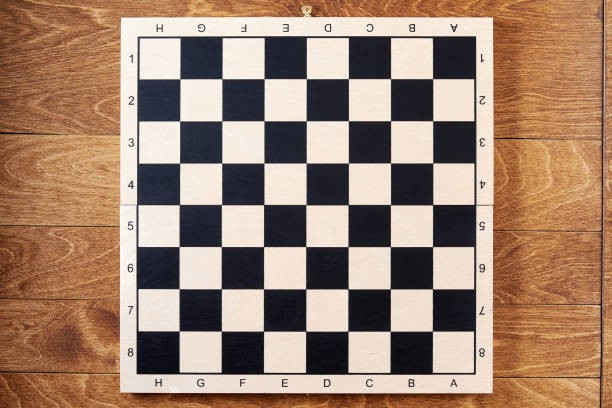
#> input picture img/origin.jpg, 612 x 408 px, found by its file name
$ python main.py
#> lines starting #> are read from the running program, lines starting #| are printed output that depends on the picture; after the words box and inside, x2 and y2 are one past the last pixel; in counts of white or black regions, pixels touching at a corner belong together; long printed decimals are rounded
import numpy as np
import cv2 as cv
from matplotlib import pyplot as plt

# Order the contours to certain order (tl, tr, br, bl)
def order_corners(pts):
    rect = np.zeros((4, 2), dtype="float32")
    s = pts.sum(axis=1)
    diff = np.diff(pts, axis=1)
    rect[0] = pts[np.argmin(s)]     # top-left
    rect[2] = pts[np.argmax(s)]     # bottom-right
    rect[1] = pts[np.argmin(diff)]  # top-right
    rect[3] = pts[np.argmax(diff)]  # bottom-left
    return rect

# Settings for image detection
# Grayscale to detect lines and blur to filter noise
def preprocess_image(board_img):
#> called with board_img = 'img/origin.jpg'
    img = cv.imread(board_img)
#> img is the input picture: shape (408, 612, 3); mean B, G, R 111.3, 130.6, 159.6
    img = cv.resize(img, (800, int(img.shape[0] * 800 / img.shape[1])))
#> img: shape (533, 800, 3)
    gray_img = cv.cvtColor(img, cv.COLOR_BGR2GRAY)
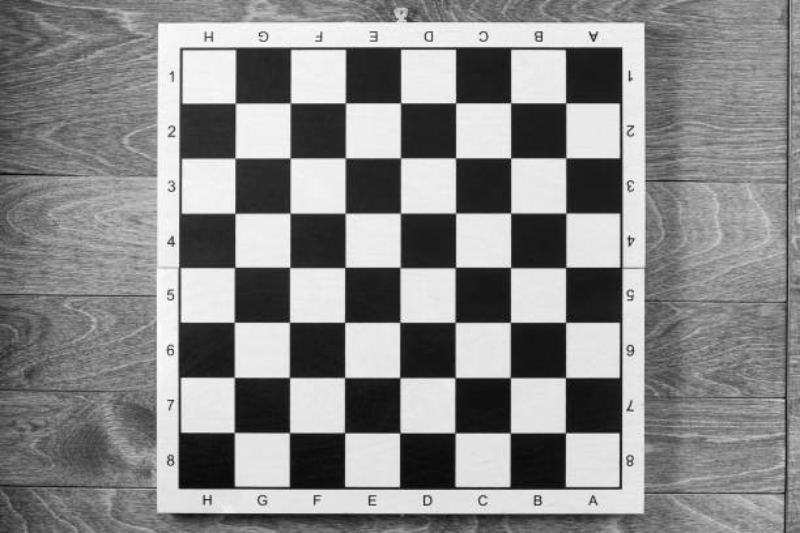
#> gray_img: shape (533, 800); min 5, max 252, mean 137
    blur = cv.GaussianBlur(gray_img, (5,5), 0)
    edges = cv.Canny(blur, 50, 150)
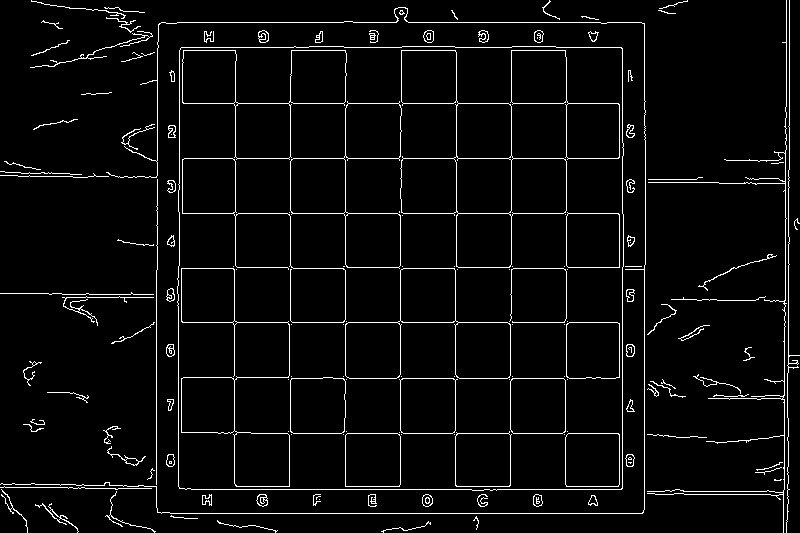
#> edges: shape (533, 800); 4.2% white in thin lines or dots

    # Optional preview
    resized_image = cv.resize(edges, (600,600))
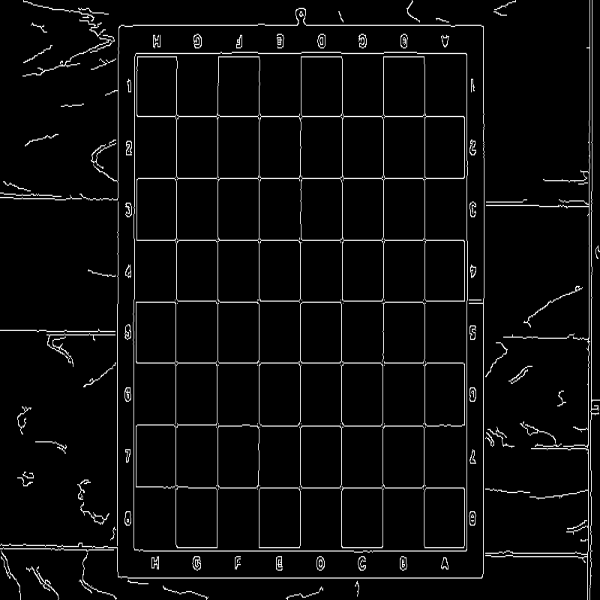
#> resized_image: shape (600, 600); min 0, max 255, mean 10.7
    cv.imshow("Detected Chessboard (Edges)", resized_image)

    return img, edges

# Draws 8x8(64 squares) grid to the chessboard image
def draw_grid(img, rows=8, cols=8, color=(0, 255, 0), thickness=2):
    h, w = img.shape[:2]
    dx = w // cols
    dy = h // rows

    # Vertical lines
    for i in range(1, cols):
        x = i * dx
        cv.line(img, (x, 0), (x, h), color, thickness)

    # Horizontal lines
    for i in range(1, rows):
        y = i * dy
        cv.line(img, (0, y), (w, y), color, thickness)

    return img

# Extract cells to an array for future use
def extract_cells(warped):
    rows = 8
    cols = 8
    h, w = warped.shape[:2]

    cell_height = h // rows
    cell_width = w // cols
    cells = []

    for row in range(rows):
        for col in range(cols):
            y1 = row * cell_height
            y2 = (row + 1) * cell_height
            x1 = col * cell_width
            x2 = (col + 1) * cell_width
            cell = warped[y1:y2, x1:x2]
            cells.append(cell)

    return cells

def main():
    board_img = "img/origin.jpg"
    img, edges = preprocess_image(board_img)

    # Finds contours of the chessboard likely the play area or whole chessboard borders
    contours, _ = cv.findContours(edges, cv.RETR_EXTERNAL, cv.CHAIN_APPROX_SIMPLE)
#> contours = 97 contours, 60 with area under 20; largest, box (x1, y1, x2, y2) and area: (177, 46, 624, 491) 196264, (256, 494, 268, 507) 104, (258, 30, 269, 43) 102, (423, 30, 434, 43) 102, (422, 494, 433, 507) 100
    largest_square = max(contours, key=cv.contourArea) # Detect the largest square found
#> largest_square = contour of 79 points, box (x1, y1, x2, y2) (177, 46, 624, 491), area 196264

    # Get the play area and 4 corners of that
    rect = cv.minAreaRect(largest_square)
#> rect = ((400, 268), (444, 446), -90)
    box = cv.boxPoints(rect).astype("float32")
#> box = [[623, 490], [177, 490], [177, 46], [623, 46]]

    # Order the corners consistently in this order: top-left, top-right, bottom-right, bottom-left
    ordered_box = order_corners(box)
#> in order_corners, `s = pts.sum(axis=1)`: s = [1113, 667, 223, 669]
#> in order_corners, `diff = np.diff(pts, axis=1)`: diff = [-133, 313, -131, -577]
#> ordered_box = [[177, 46], [623, 46], [623, 490], [177, 490]]

    # Compute width of the play area by choosing the largest distance between bottom line and top line
    widthA = np.linalg.norm(ordered_box[2] - ordered_box[3])
#> widthA = 446
    widthB = np.linalg.norm(ordered_box[1] - ordered_box[0])
#> widthB = 446
    maxWidth = max(int(widthA), int(widthB))
#> maxWidth = 445

    # Same for the height
    heightA = np.linalg.norm(ordered_box[1] - ordered_box[2])
#> heightA = 444
    heightB = np.linalg.norm(ordered_box[0] - ordered_box[3])
#> heightB = 444
    maxHeight = max(int(heightA), int(heightB))
#> maxHeight = 443

    # Define destination points for the new (warped) image
    dst_corners = np.array([
        [0, 0],
        [maxWidth - 1, 0],
        [maxWidth - 1, maxHeight - 1],
        [0, maxHeight - 1]
    ], dtype="float32")
#> dst_corners = [[0, 0], [444, 0], [444, 442], [0, 442]]

    # Compute and apply the new perspective transform matrix from the ordered corners to the destination rectangle
    M = cv.getPerspectiveTransform(ordered_box, dst_corners)
#> M = [[0.996, 2.3e-17, -176.2], [-1.14e-17, 0.995, -45.79], [-2.88e-19, -4.33e-19, 1]]
    warped = cv.warpPerspective(img, M, (maxWidth, maxHeight))

    # Draw grid over the warped image
    warped_with_grid = draw_grid(warped.copy(), rows=8, cols=8)
#> after the loop in draw_grid, `for i in range(1, cols):`:
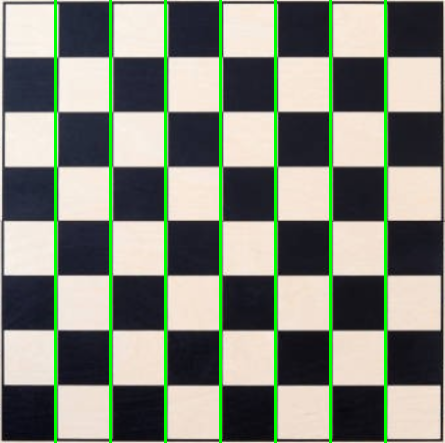
#> img: shape (443, 445, 3); mean of channels 0, 1, 2 121.5, 134.5, 129; drawn as B, G, R
#> after the loop in draw_grid, `for i in range(1, rows):`:
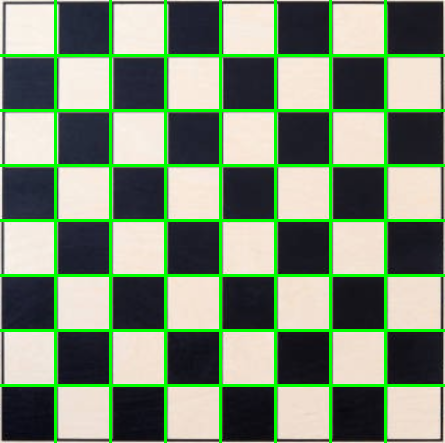
#> img: shape (443, 445, 3); 4.52% of pixels changed, all inside (x1, y1, x2, y2) = (0, 54, 445, 387); drawn as B, G, R

    # Show everything
    img_contours_gray = img.copy()
    cv.polylines(img_contours_gray, [box.astype(int)], isClosed=True, color=(0, 255, 0), thickness=3)
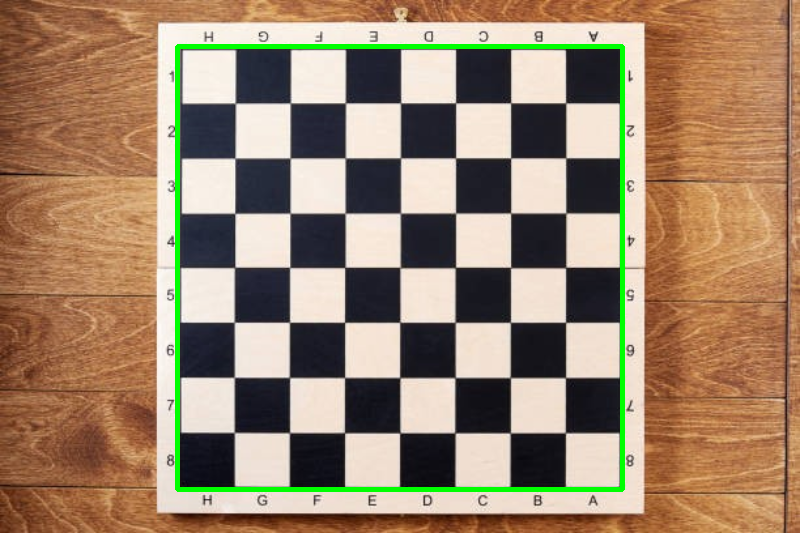
#> img_contours_gray: shape (533, 800, 3); mean B, G, R 108, 132.5, 156

    # Show the image with drawn contours and wait user input to close all windows
    cv.imshow("Detected Chessboard Corners", img_contours_gray)
    cv.imshow("Warped Chessboard", warped_with_grid)
    cv.waitKey(0)
    cv.destroyAllWindows()

    print("Chessboard corner points (ordered):")
    print(ordered_box)
#| [[177.       46.     ]
#|  [623.000  46.     ]
#|  [623.000 490.000]
#|  [177.      490.000]]


    cells = extract_cells(warped)
#> after the loop in extract_cells, `for row in range(rows):`: cells = 64 items
#> cells = 64 items

    cv.imshow("Cell (0,0)", cells[0])
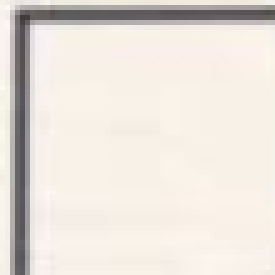
#> window 'Cell (0,0)': shape (55, 55, 3) (shown 5 times larger); mean B, G, R 218.3, 225.6, 232.3
    cv.waitKey(0)
    cv.destroyAllWindows()

if __name__ == "__main__":
    main()

$ run again, with img/my2.jpg copied over img/origin.jpg
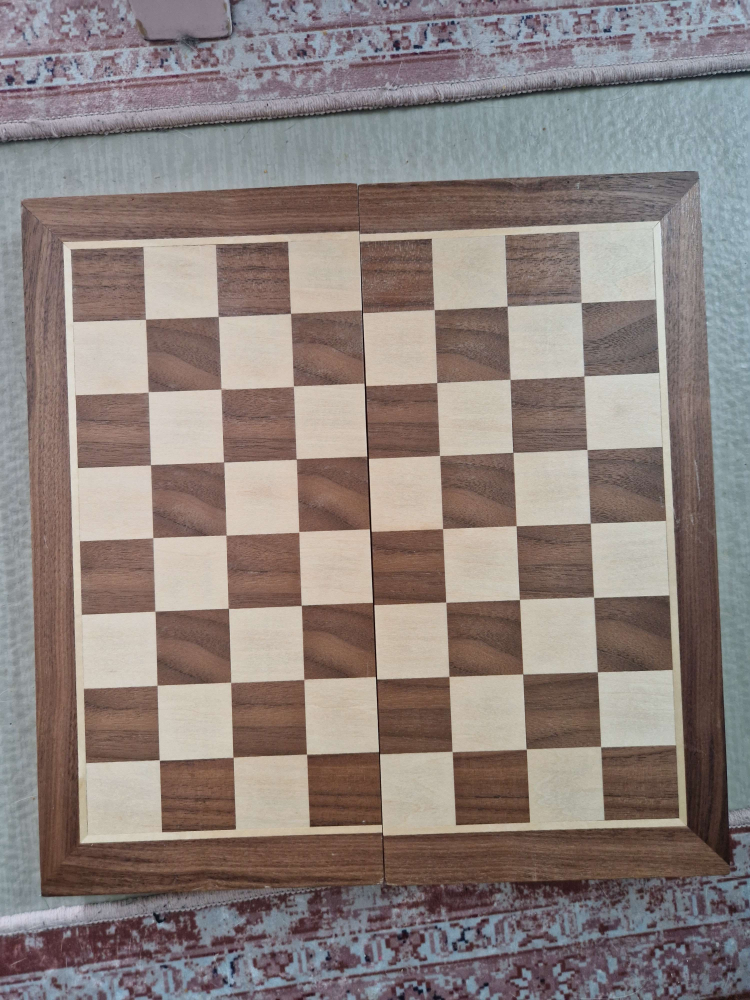
#> input picture img/my2.jpg, 3000 x 4000 px, found by its file name (shown at 1/4 size)
#> in preprocess_image, img is the input picture: shape (4000, 3000, 3); mean B, G, R 125.1, 129.1, 140.4
#> edges: shape (1066, 800); 5.4% white in thin lines or dots
#> contours = 442 contours, 290 with area under 20; largest, box (x1, y1, x2, y2) and area: (75, 246, 718, 888) 182390, (625, 476, 711, 559) 6346, (641, 794, 725, 875) 6252, (89, 729, 170, 814) 6208, (483, 799, 566, 880) 6144
#> largest_square = contour of 1351 points, box (x1, y1, x2, y2) (75, 246, 718, 888), area 182390
#> rect = ((398.5, 569), (626.9, 632.3), -2.2)
#> box = [[97.38, 897], [73.08, 265.2], [699.5, 241.1], [723.8, 872.9]]
#> s = [994.4, 338.2, 940.6, 1596.7]
#> diff = [799.6, 192.1, -458.5, 149]
#> ordered_box = [[73.08, 265.2], [699.5, 241.1], [723.8, 872.9], [97.38, 897]]
#> widthA = 626.9
#> maxWidth = 626
#> heightA = 632.3
#> maxHeight = 632
#> dst_corners = [[0, 0], [625, 0], [625, 631], [0, 631]]
#> M = [[0.996, -0.0383, -62.65], [0.0384, 0.997, -267.2], [3.61e-19, 4.01e-20, 1]]
#> after the loop in draw_grid, `for i in range(1, rows):`:
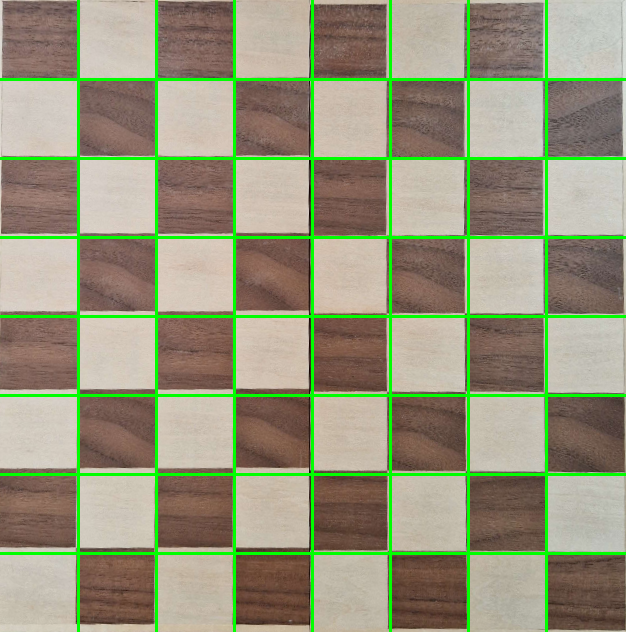
#> img: shape (632, 626, 3); mean of channels 0, 1, 2 122.4, 150, 149.4; drawn as B, G, R
#> img_contours_gray: shape (1066, 800, 3); mean B, G, R 122.6, 130.1, 137.5
#| [[ 73.083  265.1507  ]
#|  [699.541  241.056 ]
#|  [723.842    872.8907  ]
#|  [ 97.384 896.9852  ]]
#> after the loop in extract_cells, `for row in range(rows):`: cells = 64 items
#> in main, `cv.imshow("Cell (0,0)", cells[0])`:
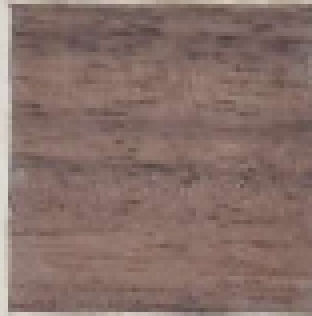
#> window 'Cell (0,0)': shape (79, 78, 3) (shown 4 times larger); mean B, G, R 104.6, 111.2, 134.7
